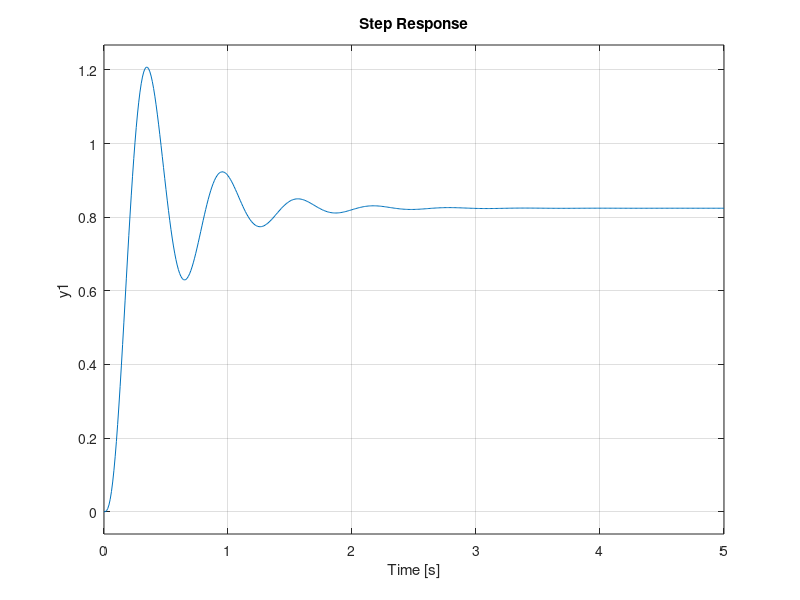

MATLAB code to generate this figure: (Note: this script raises an error after producing the figure.)
t =0:0.01:5;
s = tf('s');
k=4.69;
C_sys = k/(0.2*s+1);
P_sys = 100/(s^2+25*s+100);
dist_cl=feedback(P_sys,C_sys);
sys_cl=feedback(C_sys*P_sys,1);
step(dist_cl,t);
step(sys_cl,t)
stepinfo(sys_cl)